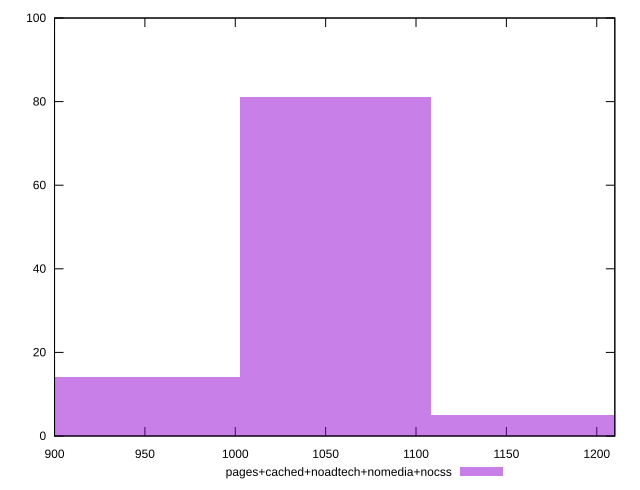

This figure's gnuplot source:
reset

$pagesCachedNoadtechNomediaNocss <<EOF
1055.5109719167174 81
949.9598747250457 14
1161.062069108389 5
EOF

set key outside below
set boxwidth 105.55109719167174
set xrange [900:1210]
set yrange [0:100]
set trange [0:100]
set style fill transparent solid 0.5 noborder
set terminal svg size 640, 490 enhanced background rgb 'white'
set output "report_00013_2021-02-09T12-04-24.940Z/unused-javascript/comparison/histogram/4_vs_5.svg"

plot $pagesCachedNoadtechNomediaNocss title "pages+cached+noadtech+nomedia+nocss" with boxes

reset
